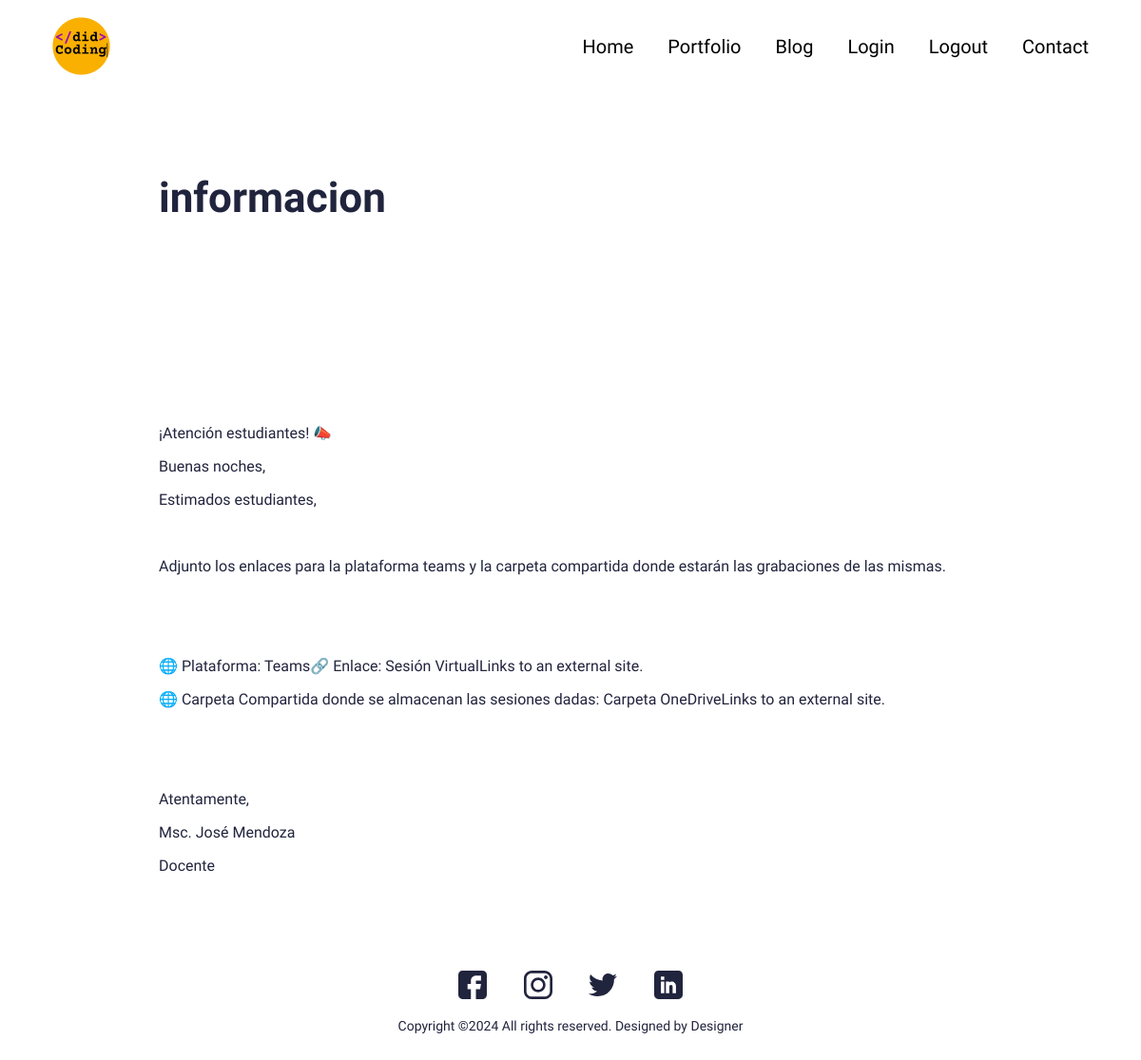
The page /portfolio/informacion on the database its author committed.
### main/models.py (models this page shows, shortened)
class Portfolio(models.Model):
    class Meta:
        verbose_name_plural = 'Portfolio Profiles'
        verbose_name = 'Portfolio'
        ordering = ["name"]
    date = models.DateTimeField(blank=True, null=True)
    name = models.CharField(max_length=200, blank=True, null=True)
    description = models.CharField(max_length=500, blank=True, null=True)
    body = RichTextField(blank=True, null=True)
    image = models.ImageField(blank=True, null=True, upload_to="portfolio")
    slug = models.SlugField(null=True, blank=True)
    is_active = models.BooleanField(default=True)

### main/views.py (the view)
# urls.py: path('portfolio/<slug:slug>', views.PortfolioDetailView.as_view(), name="portfolio"),
class PortfolioDetailView(generic.DetailView):
	model = Portfolio
	template_name = "main/portfolio-detail.html"

### resume_demo/context_processors.py (called while the page is built)
def project_context(request):
    context = {
        'me': User.objects.first(),
    }
    return context

### main/templates/main/portfolio-detail.html (shortened to what this page needs)
{% extends 'main/base.html' %}
{% load static %}
{% block content %}
<section>
  <div class="innerPageBannerCol">
    <div class="container">
      <div class="row g-4 g-md-3  align-items-center">
        <div class="col-md-6">
          <div class="bannerContent">
            <h1 class="xlTitle pb-md-3">{{object.name}}</h1>
          </div>
        </div>
      </div>
    </div>
  </div>
</section>
<section>
  <div class="sectionSpaceSm">
    <div class="container">
      {{object.body|safe}}
    </div>
  </div>
</section>
{%endblock%}

### static/css/style.css (style rules this page uses)
:root { --primaryColor: #9C07B6; --primaryDarkColor: #3D0048; --primaryHoverColor: #900AA8; --secondaryColor: #F9B000; --baseColor: #21243D; --baseFont: 'Heebo', sans-serif; --titleFont: 'Courier Prime', monospace; --regular: 400; --medium: 500; --bold: 700; --black: 900; --lightBg: #F1F1F1; }
html { scroll-behavior: smooth; }
body { font-family: var(--baseFont); color: var(--baseColor); line-height: normal; }
a { color: inherit; }
a, .btn { -webkit-transition: all 300ms ease-in-out 0s; -o-transition: all 300ms ease-in-out 0s; transition: all 300ms ease-in-out 0s; text-decoration: none; }
.xlTitle { font-size: 44px; line-height: 1.3; font-weight: var(--bold); font-family: var(--titleFont) }
.sectionSpaceSm { padding: 35px 0; }
.innerPageBannerCol { padding: 180px 0 150px; }
@media (min-width:992px) { .container, .container-lg, .container-md, .container-sm, .container-xl, .container-xxl { max-width: 890px; } }

### rows shown on the page
Portfolio: name "informacion", body "¡Atención estudiantes! 📣 Buenas noches, Estimados estudiantes, Adjunto los enlaces para la plataforma teams y la carpeta compartida donde estarán las grabaciones de las mismas. 🌐 Plataforma: Teams🔗 Enlace: Sesión VirtualLinks to an external site. 🌐 Carpeta Compartida donde se almacenan las sesiones dadas: Carpeta OneDriveLinks to an external site. Atentamente, Msc. José Mendoza Docente"
